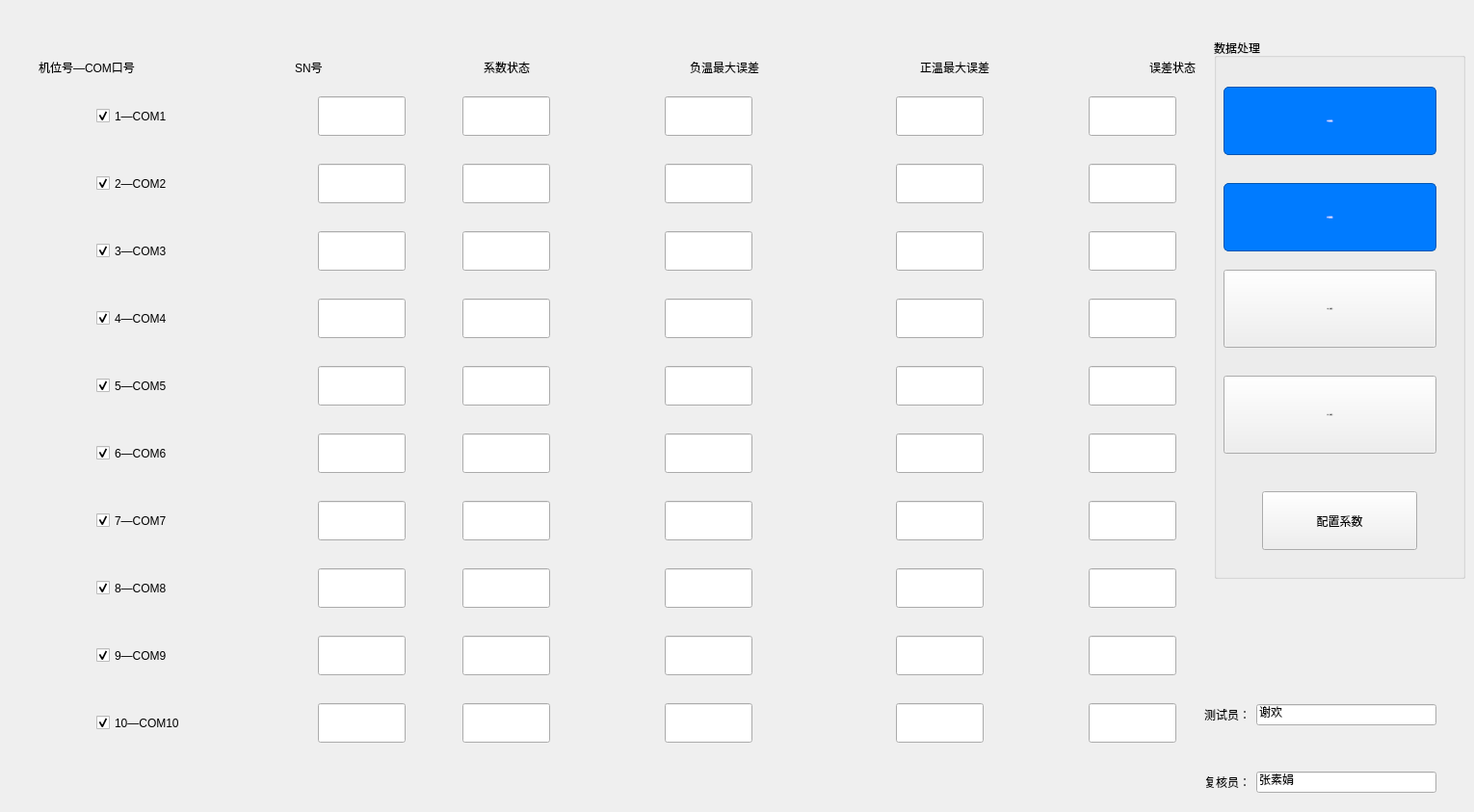
      <widget class="QWidget" name="tab_2">
       <attribute name="title">
        <string>数据处理</string>
       </attribute>
       <widget class="QWidget" name="layoutWidget_7">
        <property name="geometry">
         <rect>
          <x>1250</x>
          <y>790</y>
          <width>241</width>
          <height>44</height>
         </rect>
        </property>
        <layout class="QHBoxLayout" name="horizontalLayout_37">
         <item>
          <widget class="QLabel" name="reviewerslabel">
           <property name="text">
            <string>复核员：</string>
           </property>
          </widget>
         </item>
         <item>
          <widget class="QLineEdit" name="reviewerslineEdit">
           <property name="text">
            <string>张素娟</string>
           </property>
          </widget>
         </item>
        </layout>
       </widget>
       <widget class="QWidget" name="layoutWidget">
        <property name="geometry">
         <rect>
          <x>1250</x>
          <y>720</y>
          <width>241</width>
          <height>44</height>
         </rect>
        </property>
        <layout class="QHBoxLayout" name="horizontalLayout_18">
         <item>
          <widget class="QLabel" name="testerLabel">
           <property name="text">
            <string>测试员：</string>
           </property>
          </widget>
         </item>
         <item>
          <widget class="QLineEdit" name="testerlineEdit">
           <property name="text">
            <string>谢欢</string>
           </property>
          </widget>
         </item>
        </layout>
       </widget>
       <widget class="QGroupBox" name="dataProcessGroupBox">
        <property name="geometry">
         <rect>
          <x>1260</x>
          <y>40</y>
          <width>261</width>
          <height>561</height>
         </rect>
        </property>
        <property name="title">
         <string>数据处理</string>
        </property>
        <widget class="QPushButton" name="singleHeadButton">
         <property name="geometry">
          <rect>
           <x>10</x>
           <y>50</y>
           <width>221</width>
           <height>71</height>
          </rect>
         </property>
         <property name="font">
          <font>
           <family>PingFang SC Regular</family>
           <pointsize>-1</pointsize>
           <italic>false</italic>
           <bold>false</bold>
           <kerning>true</kerning>
          </font>
         </property>
         <property name="styleSheet">
          <string notr="true">/* 数据处理按钮 */
#multiHeadButton, #standardButton, #singleHeadButton, #processMergedButton, #btnProcessPython, #btnMultiFit, #mergeButton, #btnMergeSingleHead, #processMergedButton_2 {
    background-color: #007BFF;
    color: white;
    border: 1px solid #0056b3;
    border-radius: 5px;
    padding: 5px 10px;
}
#multiHeadButton:hover, #standardButton:hover, #singleHeadButton:hover, #processMergedButton:hover, #btnProcessPython:hover, #btnMultiFit:hover, #mergeButton:hover, #btnMergeSingleHead:hover, #processMergedButton_2:hover {
    background-color: #0056b3;
}</string>
         </property>
         <property name="text">
          <string>单头数据提取</string>
         </property>
        </widget>
        <widget class="QPushButton" name="integratedProcessButton">
         <property name="geometry">
          <rect>
           <x>10</x>
           <y>240</y>
           <width>221</width>
           <height>81</height>
          </rect>
         </property>
         <property name="font">
          <font>
           <family>PingFang SC Regular</family>
           <pointsize>-1</pointsize>
           <italic>false</italic>
           <bold>false</bold>
           <kerning>true</kerning>
          </font>
         </property>
         <property name="styleSheet">
          <string notr="true">/* 数据处理按钮 */
#multiHeadButton, #standardButton, #singleHeadButton, #processMergedButton, #btnProcessPython, #btnMultiFit, #mergeButton, #btnMergeSingleHead, #processMergedButton_2 {
    background-color: #007BFF;
    color: white;
    border: 1px solid #0056b3;
    border-radius: 5px;
    padding: 5px 10px;
}
#multiHeadButton:hover, #standardButton:hover, #singleHeadButton:hover, #processMergedButton:hover, #btnProcessPython:hover, #btnMultiFit:hover, #mergeButton:hover, #btnMergeSingleHead:hover, #processMergedButton_2:hover {
    background-color: #0056b3;
}</string>
         </property>
         <property name="text">
          <string>单头一键拟合</string>
         </property>
        </widget>
        <widget class="QPushButton" name="multiHeadButton">
         <property name="geometry">
          <rect>
           <x>10</x>
           <y>150</y>
           <width>221</width>
           <height>71</height>
          </rect>
         </property>
         <property name="font">
          <font>
           <family>PingFang SC Regular</family>
           <pointsize>-1</pointsize>
           <italic>false</italic>
           <bold>false</bold>
           <kerning>true</kerning>
          </font>
         </property>
         <property name="styleSheet">
          <string notr="true">/* 数据处理按钮 */
#multiHeadButton, #standardButton, #singleHeadButton, #processMergedButton, #btnProcessPython, #btnMultiFit, #mergeButton, #btnMergeSingleHead, #processMergedButton_2 {
    background-color: #007BFF;
    color: white;
    border: 1px solid #0056b3;
    border-radius: 5px;
    padding: 5px 10px;
}
#multiHeadButton:hover, #standardButton:hover, #singleHeadButton:hover, #processMergedButton:hover, #btnProcessPython:hover, #btnMultiFit:hover, #mergeButton:hover, #btnMergeSingleHead:hover, #processMergedButton_2:hover {
    background-color: #0056b3;
}</string>
         </property>
         <property name="text">
          <string>多头数据提取</string>
         </property>
        </widget>
        <widget class="QPushButton" name="allInOneButton">
         <property name="geometry">
          <rect>
           <x>10</x>
           <y>350</y>
           <width>221</width>
           <height>81</height>
          </rect>
         </property>
         <property name="font">
          <font>
           <family>PingFang SC Regular</family>
           <pointsize>-1</pointsize>
           <italic>false</italic>
           <bold>false</bold>
           <kerning>true</kerning>
          </font>
         </property>
         <property name="styleSheet">
          <string notr="true">/* 数据处理按钮 */
#multiHeadButton, #standardButton, #singleHeadButton, #processMergedButton, #btnProcessPython, #btnMultiFit, #mergeButton, #btnMergeSingleHead, #processMergedButton_2 {
    background-color: #007BFF;
    color: white;
    border: 1px solid #0056b3;
    border-radius: 5px;
    padding: 5px 10px;
}
#multiHeadButton:hover, #standardButton:hover, #singleHeadButton:hover, #processMergedButton:hover, #btnProcessPython:hover, #btnMultiFit:hover, #mergeButton:hover, #btnMergeSingleHead:hover, #processMergedButton_2:hover {
    background-color: #0056b3;
}</string>
         </property>
         <property name="text">
          <string>多头一键拟合</string>
         </property>
        </widget>
        <widget class="QPushButton" name="pushButton_3">
         <property name="geometry">
          <rect>
           <x>50</x>
           <y>470</y>
           <width>161</width>
           <height>61</height>
          </rect>
         </property>
         <property name="text">
          <string>配置系数</string>
         </property>
        </widget>
       </widget>
       <widget class="QCheckBox" name="checkBox">
        <property name="geometry">
         <rect>
          <x>100</x>
          <y>100</y>
          <width>191</width>
          <height>41</height>
         </rect>
        </property>
        <property name="text">
         <string>1—COM1</string>
        </property>
        <property name="iconSize">
         <size>
          <width>16</width>
          <height>16</height>
         </size>
        </property>
        <property name="checked">
         <bool>true</bool>
        </property>
       </widget>
       <widget class="QLineEdit" name="lineEdit">
        <property name="geometry">
         <rect>
          <x>330</x>
          <y>100</y>
          <width>91</width>
          <height>41</height>
         </rect>
        </property>
       </widget>
       <widget class="QLineEdit" name="lineEdit_2">
        <property name="geometry">
         <rect>
          <x>480</x>
          <y>100</y>
          <width>91</width>
          <height>41</height>
         </rect>
        </property>
       </widget>
       <widget class="QLineEdit" name="lineEdit_3">
        <property name="geometry">
         <rect>
          <x>690</x>
          <y>100</y>
          <width>91</width>
          <height>41</height>
         </rect>
        </property>
       </widget>
       <widget class="QLineEdit" name="lineEdit_4">
        <property name="geometry">
         <rect>
          <x>930</x>
          <y>100</y>
          <width>91</width>
          <height>41</height>
         </rect>
        </property>
       </widget>
       <widget class="QLineEdit" name="lineEdit_5">
        <property name="geometry">
         <rect>
          <x>1130</x>
          <y>100</y>
          <width>91</width>
          <height>41</height>
         </rect>
        </property>
       </widget>
       <widget class="QLineEdit" name="lineEdit_6">
        <property name="geometry">
         <rect>
          <x>1130</x>
          <y>170</y>
          <width>91</width>
          <height>41</height>
         </rect>
        </property>
       </widget>
       <widget class="QLineEdit" name="lineEdit_7">
        <property name="geometry">
         <rect>
          <x>330</x>
          <y>170</y>
          <width>91</width>
          <height>41</height>
         </rect>
        </property>
       </widget>
       <widget class="QLineEdit" name="lineEdit_8">
        <property name="geometry">
         <rect>
          <x>690</x>
          <y>170</y>
          <width>91</width>
          <height>41</height>
         </rect>
        </property>
       </widget>
       <widget class="QLineEdit" name="lineEdit_9">
        <property name="geometry">
         <rect>
          <x>480</x>
          <y>170</y>
          <width>91</width>
          <height>41</height>
         </rect>
        </property>
       </widget>
       <widget class="QCheckBox" name="checkBox_2">
        <property name="geometry">
         <rect>
          <x>100</x>
          <y>170</y>
          <width>191</width>
          <height>41</height>
         </rect>
        </property>
        <property name="text">
         <string>2—COM2</string>
        </property>
        <property name="checked">
         <bool>true</bool>
        </property>
       </widget>
       <widget class="QLineEdit" name="lineEdit_10">
        <property name="geometry">
         <rect>
          <x>930</x>
          <y>170</y>
          <width>91</width>
          <height>41</height>
         </rect>
        </property>
       </widget>
       <widget class="QLineEdit" name="lineEdit_21">
        <property name="geometry">
         <rect>
          <x>1130</x>
          <y>310</y>
          <width>91</width>
          <height>41</height>
         </rect>
        </property>
       </widget>
       <widget class="QCheckBox" name="checkBox_5">
        <property name="geometry">
         <rect>
          <x>100</x>
          <y>310</y>
          <width>191</width>
          <height>41</height>
         </rect>
        </property>
        <property name="text">
         <string>4—COM4</string>
        </property>
        <property name="checked">
         <bool>true</bool>
        </property>
       </widget>
       <widget class="QLineEdit" name="lineEdit_22">
        <property name="geometry">
         <rect>
          <x>330</x>
          <y>240</y>
          <width>91</width>
          <height>41</height>
         </rect>
        </property>
       </widget>
       <widget class="QLineEdit" name="lineEdit_23">
        <property name="geometry">
         <rect>
          <x>690</x>
          <y>240</y>
          <width>91</width>
          <height>41</height>
         </rect>
        </property>
       </widget>
       <widget class="QLineEdit" name="lineEdit_24">
        <property name="geometry">
         <rect>
          <x>480</x>
          <y>240</y>
          <width>91</width>
          <height>41</height>
         </rect>
        </property>
       </widget>
       <widget class="QLineEdit" name="lineEdit_25">
        <property name="geometry">
         <rect>
          <x>330</x>
          <y>310</y>
          <width>91</width>
          <height>41</height>
         </rect>
        </property>
       </widget>
       <widget class="QLineEdit" name="lineEdit_26">
        <property name="geometry">
         <rect>
          <x>690</x>
          <y>310</y>
          <width>91</width>
          <height>41</height>
         </rect>
        </property>
       </widget>
       <widget class="QCheckBox" name="checkBox_6">
        <property name="geometry">
         <rect>
          <x>100</x>
          <y>240</y>
          <width>191</width>
          <height>41</height>
         </rect>
        </property>
        <property name="text">
         <string>3—COM3</string>
        </property>
        <property name="checked">
         <bool>true</bool>
        </property>
       </widget>
       <widget class="QLineEdit" name="lineEdit_27">
        <property name="geometry">
         <rect>
          <x>930</x>
          <y>240</y>
          <width>91</width>
          <height>41</height>
         </rect>
        </property>
       </widget>
       <widget class="QLineEdit" name="lineEdit_28">
        <property name="geometry">
         <rect>
          <x>1130</x>
          <y>240</y>
          <width>91</width>
          <height>41</height>
         </rect>
        </property>
       </widget>
       <widget class="QLineEdit" name="lineEdit_29">
        <property name="geometry">
         <rect>
          <x>930</x>
          <y>310</y>
          <width>91</width>
          <height>41</height>
         </rect>
        </property>
       </widget>
       <widget class="QLineEdit" name="lineEdit_30">
        <property name="geometry">
         <rect>
          <x>480</x>
          <y>310</y>
          <width>91</width>
          <height>41</height>
         </rect>
        </property>
       </widget>
       <widget class="QLineEdit" name="lineEdit_31">
        <property name="geometry">
         <rect>
          <x>1130</x>
          <y>590</y>
          <width>91</width>
          <height>41</height>
         </rect>
        </property>
       </widget>
       <widget class="QCheckBox" name="checkBox_7">
        <property name="geometry">
         <rect>
          <x>100</x>
          <y>450</y>
          <width>191</width>
          <height>41</height>
         </rect>
        </property>
        <property name="text">
         <string>6—COM6</string>
        </property>
        <property name="checked">
         <bool>true</bool>
        </property>
       </widget>
       <widget class="QLineEdit" name="lineEdit_32">
        <property name="geometry">
         <rect>
          <x>330</x>
          <y>380</y>
          <width>91</width>
          <height>41</height>
         </rect>
        </property>
       </widget>
       <widget class="QLineEdit" name="lineEdit_33">
        <property name="geometry">
         <rect>
          <x>1130</x>
          <y>450</y>
          <width>91</width>
          <height>41</height>
         </rect>
        </property>
       </widget>
       <widget class="QLineEdit" name="lineEdit_34">
        <property name="geometry">
         <rect>
          <x>690</x>
          <y>520</y>
          <width>91</width>
          <height>41</height>
         </rect>
        </property>
       </widget>
       <widget class="QLineEdit" name="lineEdit_35">
        <property name="geometry">
         <rect>
          <x>690</x>
          <y>380</y>
          <width>91</width>
          <height>41</height>
         </rect>
        </property>
       </widget>
       <widget class="QLineEdit" name="lineEdit_36">
        <property name="geometry">
         <rect>
          <x>480</x>
          <y>380</y>
          <width>91</width>
          <height>41</height>
         </rect>
        </property>
       </widget>
       <widget class="QLineEdit" name="lineEdit_37">
        <property name="geometry">
         <rect>
          <x>480</x>
          <y>520</y>
          <width>91</width>
          <height>41</height>
         </rect>
        </property>
       </widget>
       <widget class="QLineEdit" name="lineEdit_38">
        <property name="geometry">
         <rect>
          <x>480</x>
          <y>590</y>
          <width>91</width>
          <height>41</height>
         </rect>
        </property>
       </widget>
       <widget class="QLineEdit" name="lineEdit_39">
        <property name="geometry">
         <rect>
          <x>930</x>
          <y>590</y>
          <width>91</width>
          <height>41</height>
         </rect>
        </property>
       </widget>
       <widget class="QLineEdit" name="lineEdit_40">
        <property name="geometry">
         <rect>
          <x>330</x>
          <y>450</y>
          <width>91</width>
          <height>41</height>
         </rect>
        </property>
       </widget>
       <widget class="QLineEdit" name="lineEdit_41">
        <property name="geometry">
         <rect>
          <x>330</x>
          <y>520</y>
          <width>91</width>
          <height>41</height>
         </rect>
        </property>
       </widget>
       <widget class="QLineEdit" name="lineEdit_42">
        <property name="geometry">
         <rect>
          <x>690</x>
          <y>450</y>
          <width>91</width>
          <height>41</height>
         </rect>
        </property>
       </widget>
       <widget class="QCheckBox" name="checkBox_8">
        <property name="geometry">
         <rect>
          <x>100</x>
          <y>380</y>
          <width>191</width>
          <height>41</height>
         </rect>
        </property>
        <property name="text">
         <string>5—COM5</string>
        </property>
        <property name="checked">
         <bool>true</bool>
        </property>
       </widget>
       <widget class="QLineEdit" name="lineEdit_43">
        <property name="geometry">
         <rect>
          <x>930</x>
          <y>520</y>
          <width>91</width>
          <height>41</height>
         </rect>
        </property>
       </widget>
       <widget class="QLineEdit" name="lineEdit_44">
        <property name="geometry">
         <rect>
          <x>930</x>
          <y>380</y>
          <width>91</width>
          <height>41</height>
         </rect>
        </property>
       </widget>
       <widget class="QLineEdit" name="lineEdit_45">
        <property name="geometry">
         <rect>
          <x>1130</x>
          <y>520</y>
          <width>91</width>
          <height>41</height>
         </rect>
        </property>
       </widget>
       <widget class="QLineEdit" name="lineEdit_46">
        <property name="geometry">
         <rect>
          <x>1130</x>
          <y>380</y>
          <width>91</width>
          <height>41</height>
         </rect>
        </property>
       </widget>
       <widget class="QLineEdit" name="lineEdit_47">
        <property name="geometry">
         <rect>
          <x>930</x>
          <y>450</y>
          <width>91</width>
          <height>41</height>
         </rect>
        </property>
       </widget>
       <widget class="QCheckBox" name="checkBox_9">
        <property name="geometry">
         <rect>
          <x>100</x>
          <y>590</y>
          <width>191</width>
          <height>41</height>
         </rect>
        </property>
        <property name="text">
         <string>8—COM8</string>
        </property>
        <property name="checked">
         <bool>true</bool>
        </property>
       </widget>
       <widget class="QLineEdit" name="lineEdit_48">
        <property name="geometry">
         <rect>
          <x>690</x>
          <y>590</y>
          <width>91</width>
          <height>41</height>
         </rect>
        </property>
       </widget>
       <widget class="QLineEdit" name="lineEdit_49">
        <property name="geometry">
         <rect>
          <x>330</x>
          <y>590</y>
          <width>91</width>
          <height>41</height>
         </rect>
        </property>
       </widget>
       <widget class="QCheckBox" name="checkBox_10">
        <property name="geometry">
         <rect>
          <x>100</x>
          <y>520</y>
          <width>191</width>
          <height>41</height>
         </rect>
        </property>
        <property name="text">
         <string>7—COM7</string>
        </property>
        <property name="checked">
         <bool>true</bool>
        </property>
       </widget>
       <widget class="QLineEdit" name="lineEdit_50">
        <property name="geometry">
         <rect>
          <x>480</x>
          <y>450</y>
          <width>91</width>
          <height>41</height>
         </rect>
        </property>
       </widget>
       <widget class="QCheckBox" name="checkBox_11">
        <property name="geometry">
         <rect>
          <x>100</x>
          <y>730</y>
          <width>191</width>
          <height>41</height>
         </rect>
        </property>
        <property name="text">
         <string>10—COM10</string>
        </property>
        <property name="checked">
         <bool>true</bool>
        </property>
       </widget>
       <widget class="QLineEdit" name="lineEdit_51">
        <property name="geometry">
         <rect>
          <x>1130</x>
          <y>660</y>
          <width>91</width>
          <height>41</height>
         </rect>
        </property>
       </widget>
       <widget class="QLineEdit" name="lineEdit_52">
        <property name="geometry">
         <rect>
          <x>930</x>
          <y>730</y>
          <width>91</width>
          <height>41</height>
         </rect>
        </property>
       </widget>
       <widget class="QCheckBox" name="checkBox_12">
        <property name="geometry">
         <rect>
          <x>100</x>
          <y>660</y>
          <width>191</width>
          <height>41</height>
         </rect>
        </property>
        <property name="text">
         <string>9—COM9</string>
        </property>
        <property name="checked">
         <bool>true</bool>
        </property>
       </widget>
       <widget class="QLineEdit" name="lineEdit_53">
        <property name="geometry">
         <rect>
          <x>690</x>
          <y>660</y>
          <width>91</width>
          <height>41</height>
         </rect>
        </property>
       </widget>
       <widget class="QLineEdit" name="lineEdit_54">
        <property name="geometry">
         <rect>
          <x>690</x>
          <y>730</y>
          <width>91</width>
          <height>41</height>
         </rect>
        </property>
       </widget>
       <widget class="QLineEdit" name="lineEdit_55">
        <property name="geometry">
         <rect>
          <x>330</x>
          <y>730</y>
          <width>91</width>
          <height>41</height>
         </rect>
        </property>
       </widget>
       <widget class="QLineEdit" name="lineEdit_56">
        <property name="geometry">
         <rect>
          <x>930</x>
          <y>660</y>
          <width>91</width>
          <height>41</height>
         </rect>
        </property>
       </widget>
       <widget class="QLineEdit" name="lineEdit_57">
        <property name="geometry">
         <rect>
          <x>480</x>
          <y>730</y>
          <width>91</width>
          <height>41</height>
         </rect>
        </property>
       </widget>
       <widget class="QLineEdit" name="lineEdit_58">
        <property name="geometry">
         <rect>
          <x>480</x>
          <y>660</y>
          <width>91</width>
          <height>41</height>
         </rect>
        </property>
       </widget>
       <widget class="QLineEdit" name="lineEdit_59">
        <property name="geometry">
         <rect>
          <x>330</x>
          <y>660</y>
          <width>91</width>
          <height>41</height>
         </rect>
        </property>
       </widget>
       <widget class="QLineEdit" name="lineEdit_60">
        <property name="geometry">
         <rect>
          <x>1130</x>
          <y>730</y>
          <width>91</width>
          <height>41</height>
         </rect>
        </property>
       </widget>
       <widget class="QWidget" name="layoutWidget">
        <property name="geometry">
         <rect>
          <x>40</x>
          <y>50</y>
          <width>1201</width>
          <height>39</height>
         </rect>
        </property>
        <layout class="QHBoxLayout" name="horizontalLayout_17">
         <item>
          <widget class="QLabel" name="label_4">
           <property name="text">
            <string>机位号—COM口号</string>
           </property>
          </widget>
         </item>
         <item>
          <spacer name="horizontalSpacer">
           <property name="orientation">
            <enum>Qt::Orientation::Horizontal</enum>
           </property>
           <property name="sizeHint" stdset="0">
            <size>
             <width>40</width>
             <height>20</height>
            </size>
           </property>
          </spacer>
         </item>
         <item>
          <widget class="QLabel" name="label_5">
           <property name="text">
            <string>SN号</string>
           </property>
          </widget>
         </item>
         <item>
          <spacer name="horizontalSpacer_2">
           <property name="orientation">
            <enum>Qt::Orientation::Horizontal</enum>
           </property>
           <property name="sizeHint" stdset="0">
            <size>
             <width>40</width>
             <height>20</height>
            </size>
           </property>
          </spacer>
         </item>
         <item>
          <widget class="QLabel" name="label_6">
           <property name="text">
            <string>系数状态</string>
           </property>
          </widget>
         </item>
         <item>
          <spacer name="horizontalSpacer_3">
           <property name="orientation">
            <enum>Qt::Orientation::Horizontal</enum>
           </property>
           <property name="sizeHint" stdset="0">
            <size>
             <width>40</width>
             <height>20</height>
            </size>
           </property>
          </spacer>
         </item>
         <item>
          <widget class="QLabel" name="label_7">
           <property name="text">
            <string>负温最大误差</string>
           </property>
          </widget>
         </item>
         <item>
          <spacer name="horizontalSpacer_4">
           <property name="orientation">
            <enum>Qt::Orientation::Horizontal</enum>
           </property>
           <property name="sizeHint" stdset="0">
            <size>
             <width>40</width>
             <height>20</height>
            </size>
           </property>
          </spacer>
         </item>
         <item>
          <widget class="QLabel" name="label_8">
           <property name="text">
            <string>正温最大误差</string>
           </property>
          </widget>
         </item>
         <item>
          <spacer name="horizontalSpacer_5">
           <property name="orientation">
            <enum>Qt::Orientation::Horizontal</enum>
           </property>
           <property name="sizeHint" stdset="0">
            <size>
             <width>40</width>
             <height>20</height>
            </size>
           </property>
          </spacer>
         </item>
         <item>
          <widget class="QLabel" name="label_9">
           <property name="text">
            <string>误差状态</string>
           </property>
          </widget>
         </item>
        </layout>
       </widget>
      </widget>
